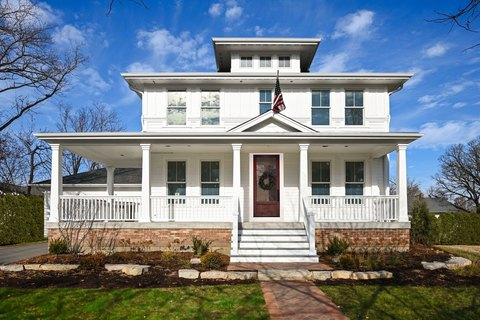
#> input picture Emboss_Image/Data/test.jpg, 480 x 320 px
$ python Answer.py
#> lines starting #> are read from the running program, lines starting #| are printed output that depends on the picture
import cv2
import numpy as np
import matplotlib.pyplot as plt

# Load an image
img = cv2.imread('./Data/test.jpg')
#> img is the input picture: shape (320, 480, 3); mean B, G, R 136.1, 127, 115.5

# Different kernels can be changed to highlight image features

# Create an embossing kernel
kernel_emboss_1 = np.array([[-2, -1, 0],
                             [-1,  1, 1],
                             [ 0,  1, 2]])

kernel_emboss_2 = np.array([[0,-1,-1],
                            [1,0,-1],
                            [1,1,0]])

kernel_emboss_3 = np.array([[-1,-1,0],
                            [-1,0,1],
                            [0,1,1]])

# Apply the embossing kernel to the image
embossed_img_1 = cv2.filter2D(img, -1, kernel_emboss_1)
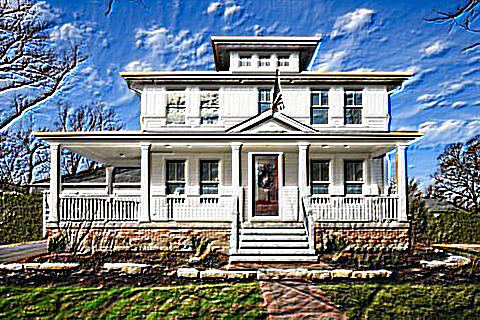
#> embossed_img_1: shape (320, 480, 3); mean B, G, R 133.6, 124.6, 113.2
embossed_img_2 = cv2.filter2D(img, -1, kernel_emboss_2)
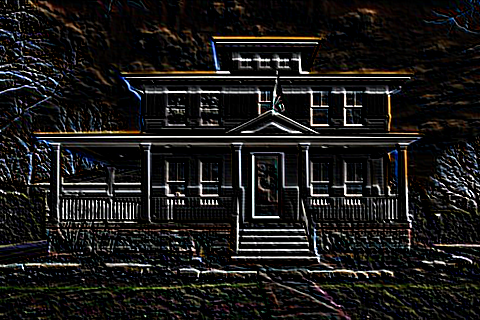
#> embossed_img_2: shape (320, 480, 3); mean B, G, R 25, 25.9, 27.1
embossed_img_3 = cv2.filter2D(img, -1, kernel_emboss_3)
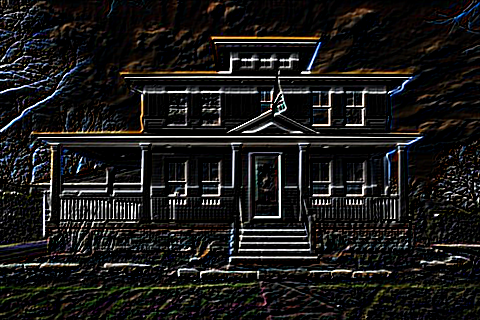
#> embossed_img_3: shape (320, 480, 3); mean B, G, R 25.2, 26, 27.1


plt.figure(figsize=(10, 5))

plt.subplot(2, 2, 1)
plt.imshow(cv2.cvtColor(img, cv2.COLOR_BGR2RGB))
plt.title('Original Image')
plt.axis('off')

plt.subplot(2, 2, 2)
plt.imshow(cv2.cvtColor(embossed_img_1, cv2.COLOR_BGR2RGB))
plt.title('Embossed img 1')
plt.axis('off')

plt.subplot(2, 2, 3)
plt.imshow(cv2.cvtColor(embossed_img_2, cv2.COLOR_BGR2RGB))
plt.title('Embossed img 2')
plt.axis('off')

plt.subplot(2, 2, 4)
plt.imshow(cv2.cvtColor(embossed_img_3, cv2.COLOR_BGR2RGB))
plt.title('Embossed img 3')
plt.axis('off')

plt.tight_layout()
plt.show()
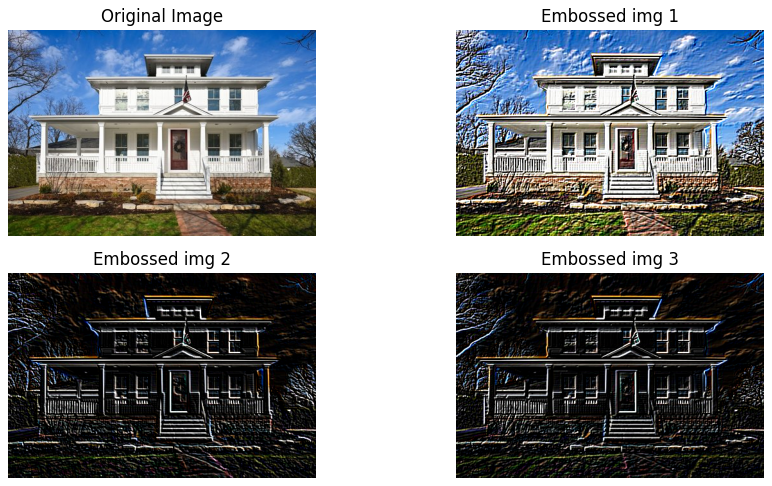
#> figure drawn by matplotlib, 4 panels
